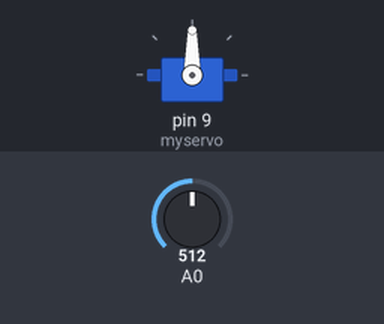
The sketch below on a simulated Arduino Uno, built with avr-gcc and run on an emulated ATmega328P. Shown: servo. The inputs (shaded band) are chosen by the test bench; at power-on: A0 = 512.

Above: at 1.2 s.
1.3 s: A0 set to 716
At 2.3 s:
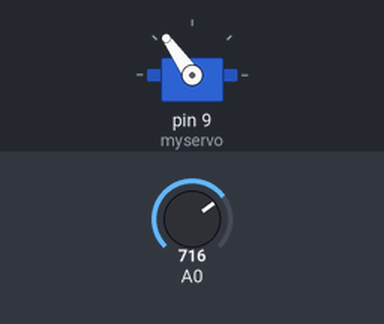
2.8 s: A0 set to 900
At 3.5 s:
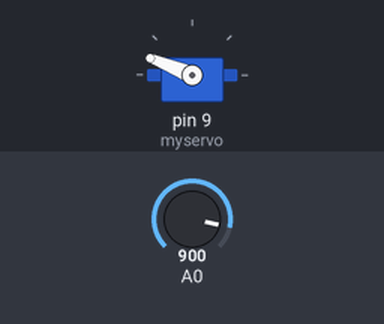
4.3 s: A0 set to 1023
At 4.6 s:
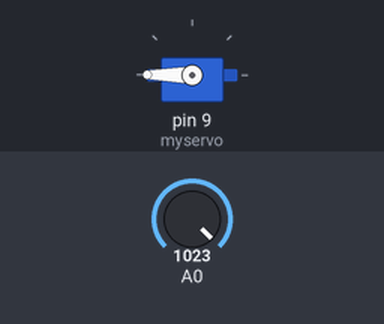
5.8 s: A0 set to 306
At 6.9 s:
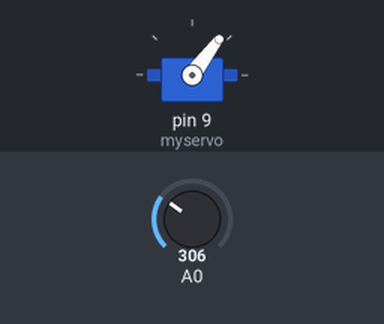
7.3 s: A0 set to 122
At 8.1 s:
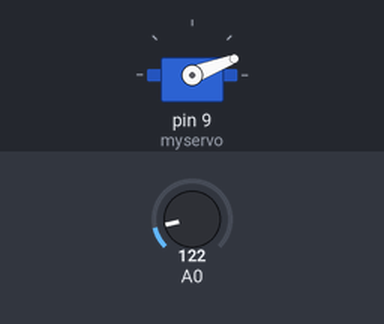
Timing chart, 0 to 9.8 s (numbered marks = the images above; inputs shaded):
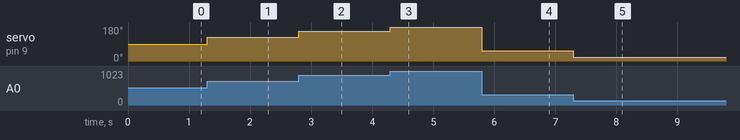

The sketch:

lab6_2.ino
```cpp
#include <Servo.h>

Servo myservo;

void setup()
{
  myservo.attach(9);
}

void loop()
{
  int radious = analogRead(A0);
  radious = map(radious,0,1023,0,180);
  myservo.write(radious);
}
```

Measured:
- after the input at 1.3 s, servo on pin 9 (myservo): 90° → 125° at once
- after the input at 2.8 s, servo on pin 9 (myservo): 125° → 158° at once
- after the input at 4.3 s, servo on pin 9 (myservo): 158° → 180° at once
- after the input at 5.8 s, servo on pin 9 (myservo): 180° → 53° at once
- after the input at 7.3 s, servo on pin 9 (myservo): 53° → 21° at once
